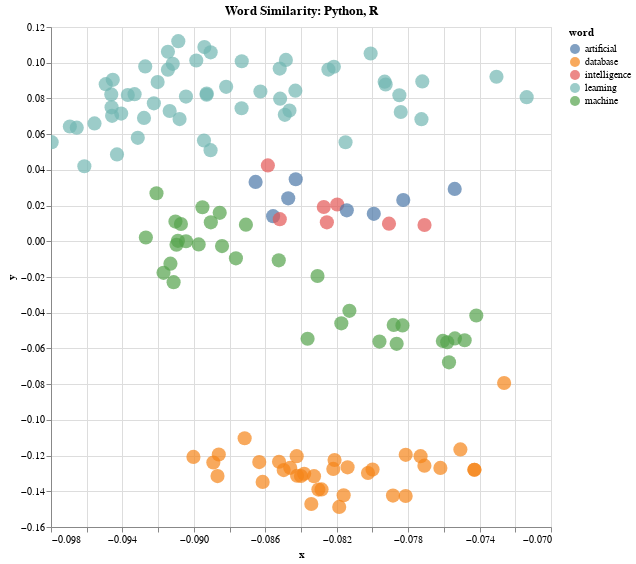

The cell this chart's notebook holds for it:
### Code cell
#5000 Record

# Rename columns so that the context shows up as the "title" in the tooltip (bigger and bolded)
#df = df.rename(columns={'slug': 'repo_slug', 'context': 'description'})

# Make the plot
alt.Chart(df, title=f"Word Similarity: Python, R").mark_circle(size=200).encode(
    alt.X('x',
        scale=alt.Scale(zero=False)
    ), y="y",
    color= color_by,
    #href="link",
    tooltip=['slug', 'description', 'topic', 'stars']
    ).interactive().properties(
    width=500,
    height=500
)

### Figure 1 — Vega-Lite specification as saved in the notebook (floating-point values rounded to 4 significant figures; data arrays with more than 128 entries replaced by an {"elided": "..."} marker saying what was removed)
{"config": {"view": {"continuousWidth": 400, "continuousHeight": 300}}, "data": {"name": "data-82d093f67e278d824bd7999a745585c2"}, "mark": {"type": "circle", "size": 200}, "encoding": {"color": {"type": "nominal", "field": "word"}, "tooltip": [{"type": "nominal", "field": "slug"}, {"type": "nominal", "field": "description"}, {"type": "quantitative", "field": "topic"}, {"type": "quantitative", "field": "stars"}], "x": {"type": "quantitative", "field": "x", "scale": {"zero": false}}, "y": {"type": "quantitative", "field": "y"}}, "height": 500, "selection": {"selector001": {"type": "interval", "bind": "scales", "encodings": ["x", "y"]}}, "title": "Word Similarity: Python, R", "width": 500, "$schema": "https://vega.github.io/schema/vega-lite/v4.8.1.json", "datasets": {"data-82d093f67e278d824bd7999a745585c2": {"elided": "137 records"}}}
